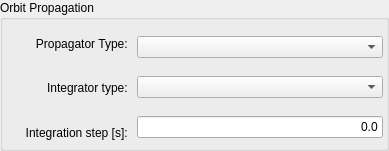
    <widget class="QGroupBox" name="groupBox_2">
     <property name="geometry">
      <rect>
       <x>9</x>
       <y>10</y>
       <width>389</width>
       <height>151</height>
      </rect>
     </property>
     <property name="title">
      <string>Orbit Propagation</string>
     </property>
     <widget class="QWidget" name="layoutWidget_2">
      <property name="geometry">
       <rect>
        <x>12</x>
        <y>24</y>
        <width>371</width>
        <height>128</height>
       </rect>
      </property>
      <layout class="QHBoxLayout" name="horizontalLayout_2">
       <item>
        <layout class="QVBoxLayout" name="verticalLayout">
         <item>
          <widget class="QLabel" name="label_10">
           <property name="maximumSize">
            <size>
             <width>32</width>
             <height>32</height>
            </size>
           </property>
           <property name="text">
            <string/>
           </property>
           <property name="pixmap">
            <pixmap resource="../../iconary/sta-icons.qrc">:/icons/propagator.png</pixmap>
           </property>
           <property name="scaledContents">
            <bool>true</bool>
           </property>
           <property name="alignment">
            <set>Qt::AlignCenter</set>
           </property>
          </widget>
         </item>
         <item>
          <widget class="QLabel" name="label_4">
           <property name="text">
            <string/>
           </property>
           <property name="pixmap">
            <pixmap resource="../../iconary/sta-icons.qrc">:/icons/integrator.png</pixmap>
           </property>
           <property name="scaledContents">
            <bool>true</bool>
           </property>
          </widget>
         </item>
         <item>
          <widget class="QLabel" name="label_5">
           <property name="text">
            <string/>
           </property>
           <property name="pixmap">
            <pixmap resource="../../iconary/sta-icons.qrc">:/icons/compute.png</pixmap>
           </property>
           <property name="scaledContents">
            <bool>false</bool>
           </property>
          </widget>
         </item>
        </layout>
       </item>
       <item>
        <layout class="QVBoxLayout" name="verticalLayout_2">
         <item>
          <widget class="QLabel" name="PropagatorLabel">
           <property name="text">
            <string>Propagator Type: </string>
           </property>
           <property name="alignment">
            <set>Qt::AlignRight|Qt::AlignTrailing|Qt::AlignVCenter</set>
           </property>
          </widget>
         </item>
         <item>
          <widget class="QLabel" name="IntegratorLabel">
           <property name="text">
            <string>Integrator type: </string>
           </property>
           <property name="alignment">
            <set>Qt::AlignRight|Qt::AlignTrailing|Qt::AlignVCenter</set>
           </property>
          </widget>
         </item>
         <item>
          <widget class="QLabel" name="IntegStepLabel">
           <property name="text">
            <string>Integration step [s]: </string>
           </property>
           <property name="alignment">
            <set>Qt::AlignRight|Qt::AlignTrailing|Qt::AlignVCenter</set>
           </property>
          </widget>
         </item>
        </layout>
       </item>
       <item>
        <layout class="QVBoxLayout" name="verticalLayout_3">
         <item>
          <widget class="QComboBox" name="PropagatorComboBox">
           <property name="sizeAdjustPolicy">
            <enum>QComboBox::AdjustToContentsOnFirstShow</enum>
           </property>
          </widget>
         </item>
         <item>
          <widget class="QComboBox" name="IntegratorComboBox">
           <property name="sizeAdjustPolicy">
            <enum>QComboBox::AdjustToContents</enum>
           </property>
          </widget>
         </item>
         <item>
          <widget class="QLineEdit" name="IntegStepLineEdit">
           <property name="text">
            <string>0.0</string>
           </property>
           <property name="alignment">
            <set>Qt::AlignRight|Qt::AlignTrailing|Qt::AlignVCenter</set>
           </property>
          </widget>
         </item>
        </layout>
       </item>
      </layout>
     </widget>
    </widget>
